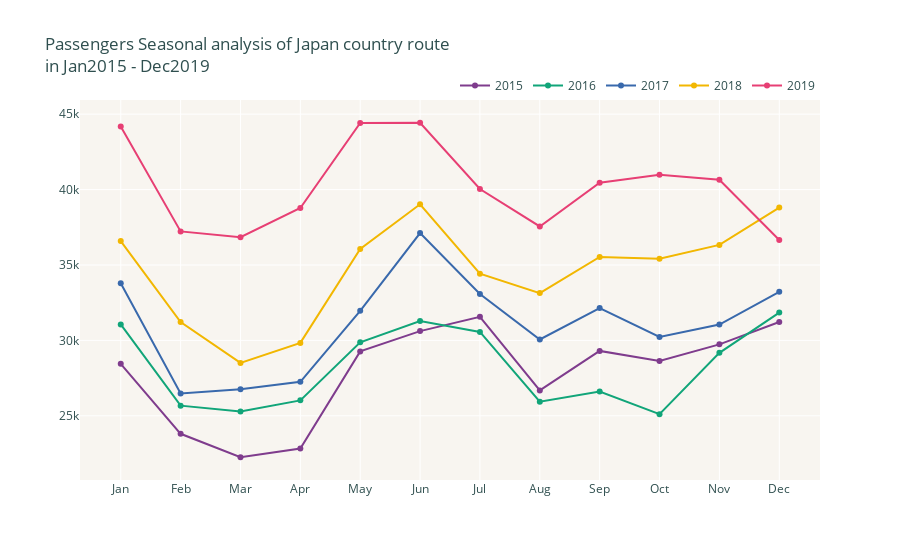

Notebook cell for this chart:
### Code cell
int_yearline_fig6('pax_total', 2015, 'Japan')

### Figure 1 — Plotly figure (JSON) as saved in the notebook; plotly's stock layout.template omitted (floating-point values rounded to 4 significant figures)
{"data": [{"hovertemplate": "<b>%{x}</b><br>Passengers: %{y:.3s}<br>", "marker": {"color": "rgb(127, 60, 141)", "symbol": "circle"}, "mode": "lines+markers", "name": "2015", "opacity": 1, "type": "scatter", "x": ["Jan", "Feb", "Mar", "Apr", "May", "Jun", "Jul", "Aug", "Sep", "Oct", "Nov", "Dec"], "y": [28450.0, 23810.0, 22250.0, 22830.0, 29270.0, 30620.0, 31566, 26680.0, 29304, 28630.0, 29740.0, 31220.0]}, {"hovertemplate": "<b>%{x}</b><br>Passengers: %{y:.3s}<br>", "marker": {"color": "rgb(17, 165, 121)", "symbol": "circle"}, "mode": "lines+markers", "name": "2016", "opacity": 1, "type": "scatter", "x": ["Jan", "Feb", "Mar", "Apr", "May", "Jun", "Jul", "Aug", "Sep", "Oct", "Nov", "Dec"], "y": [31060.0, 25670.0, 25280.0, 26020.0, 29870.0, 31281, 30561, 25935, 26610.0, 25110, 29175, 31840.0]}, {"hovertemplate": "<b>%{x}</b><br>Passengers: %{y:.3s}<br>", "marker": {"color": "rgb(57, 105, 172)", "symbol": "circle"}, "mode": "lines+markers", "name": "2017", "opacity": 1, "type": "scatter", "x": ["Jan", "Feb", "Mar", "Apr", "May", "Jun", "Jul", "Aug", "Sep", "Oct", "Nov", "Dec"], "y": [33786, 26475, 26760.0, 27250.0, 31960.0, 37116, 33070.0, 30060.0, 32150.0, 30220.0, 31047, 33220.0]}, {"hovertemplate": "<b>%{x}</b><br>Passengers: %{y:.3s}<br>", "marker": {"color": "rgb(242, 183, 1)", "symbol": "circle"}, "mode": "lines+markers", "name": "2018", "opacity": 1, "type": "scatter", "x": ["Jan", "Feb", "Mar", "Apr", "May", "Jun", "Jul", "Aug", "Sep", "Oct", "Nov", "Dec"], "y": [36582, 31212, 28510.0, 29830.0, 36060.0, 39030.0, 34420.0, 33140.0, 35540.0, 35410.0, 36330, 38808]}, {"hovertemplate": "<b>%{x}</b><br>Passengers: %{y:.3s}<br>", "marker": {"color": "rgb(231, 63, 116)", "symbol": "circle"}, "mode": "lines+markers", "name": "2019", "opacity": 1, "type": "scatter", "x": ["Jan", "Feb", "Mar", "Apr", "May", "Jun", "Jul", "Aug", "Sep", "Oct", "Nov", "Dec"], "y": [44178, 37227, 36846, 38780.0, 44420.0, 44430.0, 40040.0, 37550.0, 40460.0, 40990.0, 40650.0, 36660]}], "layout": {"font": {"color": "darkslategray"}, "legend": {"orientation": "h", "x": 1, "xanchor": "right", "y": 1, "yanchor": "bottom"}, "paper_bgcolor": "white", "plot_bgcolor": "#f8f5f0", "title": {"text": "Passengers Seasonal analysis of Japan country route                     <br>in Jan2015 - Dec2019</b>"}, "xaxis": {"dtick": "M1"}}}
